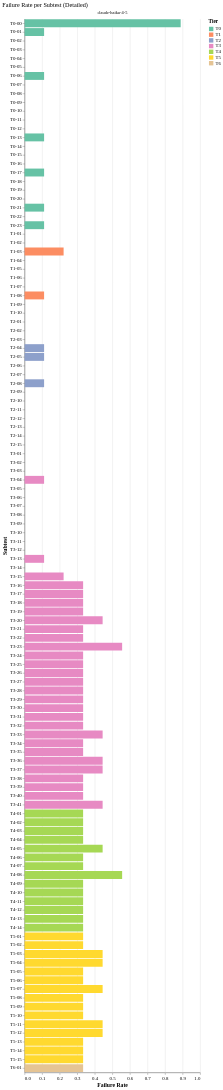

This figure's Vega-Lite source:
### Vega-Lite specification from a JSON file in a GitHub repository (floating-point values rounded to 4 significant figures)
{"config": {"font": "serif", "axis": {"labelFontSize": 11, "titleFontSize": 13, "gridColor": "#e0e0e0", "domainColor": "#333333"}, "legend": {"labelFontSize": 11, "titleFontSize": 12}, "title": {"fontSize": 14, "anchor": "start", "fontWeight": "normal"}, "view": {"stroke": null, "continuousWidth": 400, "continuousHeight": 300}, "mark": {"tooltip": true}}, "data": {"name": "data-38d6070105bafae6bd357bb3e107a207"}, "facet": {"column": {"field": "agent_model", "title": null, "type": "nominal"}}, "spec": {"mark": {"type": "bar"}, "encoding": {"color": {"field": "tier", "scale": {"domain": ["T0", "T1", "T2", "T3", "T4", "T5", "T6"], "range": ["#66c2a5", "#fc8d62", "#8da0cb", "#e78ac3", "#a6d854", "#ffd92f", "#e5c494"]}, "sort": ["T0", "T1", "T2", "T3", "T4", "T5", "T6"], "title": "Tier", "type": "nominal"}, "tooltip": [{"field": "tier", "title": "Tier", "type": "ordinal"}, {"field": "subtest", "title": "Subtest", "type": "ordinal"}, {"field": "failure_rate", "format": ".2%", "title": "Failure Rate", "type": "quantitative"}, {"field": "n_runs", "title": "Runs", "type": "quantitative"}], "x": {"field": "failure_rate", "scale": {"domain": [0, 1]}, "title": "Failure Rate", "type": "quantitative"}, "y": {"field": "subtest_label", "sort": {"field": "tier", "order": "ascending"}, "title": "Subtest", "type": "nominal"}}}, "resolve": {"scale": {"y": "independent"}}, "title": "Failure Rate per Subtest (Detailed)", "$schema": "https://vega.github.io/schema/vega-lite/v6.1.0.json", "datasets": {"data-38d6070105bafae6bd357bb3e107a207": [{"agent_model": "claude-haiku-4-5", "tier": "T0", "subtest": "00", "subtest_label": "T0-00", "failure_rate": 0.8889, "n_runs": 9}, {"agent_model": "claude-haiku-4-5", "tier": "T0", "subtest": "01", "subtest_label": "T0-01", "failure_rate": 0.1111, "n_runs": 9}, {"agent_model": "claude-haiku-4-5", "tier": "T0", "subtest": "02", "subtest_label": "T0-02", "failure_rate": 0.0, "n_runs": 9}, {"agent_model": "claude-haiku-4-5", "tier": "T0", "subtest": "03", "subtest_label": "T0-03", "failure_rate": 0.0, "n_runs": 9}, {"agent_model": "claude-haiku-4-5", "tier": "T0", "subtest": "04", "subtest_label": "T0-04", "failure_rate": 0.0, "n_runs": 9}, {"agent_model": "claude-haiku-4-5", "tier": "T0", "subtest": "05", "subtest_label": "T0-05", "failure_rate": 0.0, "n_runs": 9}, {"agent_model": "claude-haiku-4-5", "tier": "T0", "subtest": "06", "subtest_label": "T0-06", "failure_rate": 0.1111, "n_runs": 9}, {"agent_model": "claude-haiku-4-5", "tier": "T0", "subtest": "07", "subtest_label": "T0-07", "failure_rate": 0.0, "n_runs": 9}, {"agent_model": "claude-haiku-4-5", "tier": "T0", "subtest": "08", "subtest_label": "T0-08", "failure_rate": 0.0, "n_runs": 9}, {"agent_model": "claude-haiku-4-5", "tier": "T0", "subtest": "09", "subtest_label": "T0-09", "failure_rate": 0.0, "n_runs": 9}, {"agent_model": "claude-haiku-4-5", "tier": "T0", "subtest": "10", "subtest_label": "T0-10", "failure_rate": 0.0, "n_runs": 9}, {"agent_model": "claude-haiku-4-5", "tier": "T0", "subtest": "11", "subtest_label": "T0-11", "failure_rate": 0.0, "n_runs": 9}, {"agent_model": "claude-haiku-4-5", "tier": "T0", "subtest": "12", "subtest_label": "T0-12", "failure_rate": 0.0, "n_runs": 9}, {"agent_model": "claude-haiku-4-5", "tier": "T0", "subtest": "13", "subtest_label": "T0-13", "failure_rate": 0.1111, "n_runs": 9}, {"agent_model": "claude-haiku-4-5", "tier": "T0", "subtest": "14", "subtest_label": "T0-14", "failure_rate": 0.0, "n_runs": 9}, {"agent_model": "claude-haiku-4-5", "tier": "T0", "subtest": "15", "subtest_label": "T0-15", "failure_rate": 0.0, "n_runs": 9}, {"agent_model": "claude-haiku-4-5", "tier": "T0", "subtest": "16", "subtest_label": "T0-16", "failure_rate": 0.0, "n_runs": 9}, {"agent_model": "claude-haiku-4-5", "tier": "T0", "subtest": "17", "subtest_label": "T0-17", "failure_rate": 0.1111, "n_runs": 9}, {"agent_model": "claude-haiku-4-5", "tier": "T0", "subtest": "18", "subtest_label": "T0-18", "failure_rate": 0.0, "n_runs": 9}, {"agent_model": "claude-haiku-4-5", "tier": "T0", "subtest": "19", "subtest_label": "T0-19", "failure_rate": 0.0, "n_runs": 9}, {"agent_model": "claude-haiku-4-5", "tier": "T0", "subtest": "20", "subtest_label": "T0-20", "failure_rate": 0.0, "n_runs": 9}, {"agent_model": "claude-haiku-4-5", "tier": "T0", "subtest": "21", "subtest_label": "T0-21", "failure_rate": 0.1111, "n_runs": 9}, {"agent_model": "claude-haiku-4-5", "tier": "T0", "subtest": "22", "subtest_label": "T0-22", "failure_rate": 0.0, "n_runs": 9}, {"agent_model": "claude-haiku-4-5", "tier": "T0", "subtest": "23", "subtest_label": "T0-23", "failure_rate": 0.1111, "n_runs": 9}, {"agent_model": "claude-haiku-4-5", "tier": "T1", "subtest": "01", "subtest_label": "T1-01", "failure_rate": 0.0, "n_runs": 9}, {"agent_model": "claude-haiku-4-5", "tier": "T1", "subtest": "02", "subtest_label": "T1-02", "failure_rate": 0.0, "n_runs": 9}, {"agent_model": "claude-haiku-4-5", "tier": "T1", "subtest": "03", "subtest_label": "T1-03", "failure_rate": 0.2222, "n_runs": 9}, {"agent_model": "claude-haiku-4-5", "tier": "T1", "subtest": "04", "subtest_label": "T1-04", "failure_rate": 0.0, "n_runs": 9}, {"agent_model": "claude-haiku-4-5", "tier": "T1", "subtest": "05", "subtest_label": "T1-05", "failure_rate": 0.0, "n_runs": 9}, {"agent_model": "claude-haiku-4-5", "tier": "T1", "subtest": "06", "subtest_label": "T1-06", "failure_rate": 0.0, "n_runs": 9}, {"agent_model": "claude-haiku-4-5", "tier": "T1", "subtest": "07", "subtest_label": "T1-07", "failure_rate": 0.0, "n_runs": 9}, {"agent_model": "claude-haiku-4-5", "tier": "T1", "subtest": "08", "subtest_label": "T1-08", "failure_rate": 0.1111, "n_runs": 9}, {"agent_model": "claude-haiku-4-5", "tier": "T1", "subtest": "09", "subtest_label": "T1-09", "failure_rate": 0.0, "n_runs": 9}, {"agent_model": "claude-haiku-4-5", "tier": "T1", "subtest": "10", "subtest_label": "T1-10", "failure_rate": 0.0, "n_runs": 9}, {"agent_model": "claude-haiku-4-5", "tier": "T2", "subtest": "01", "subtest_label": "T2-01", "failure_rate": 0.0, "n_runs": 9}, {"agent_model": "claude-haiku-4-5", "tier": "T2", "subtest": "02", "subtest_label": "T2-02", "failure_rate": 0.0, "n_runs": 9}, {"agent_model": "claude-haiku-4-5", "tier": "T2", "subtest": "03", "subtest_label": "T2-03", "failure_rate": 0.0, "n_runs": 9}, {"agent_model": "claude-haiku-4-5", "tier": "T2", "subtest": "04", "subtest_label": "T2-04", "failure_rate": 0.1111, "n_runs": 9}, {"agent_model": "claude-haiku-4-5", "tier": "T2", "subtest": "05", "subtest_label": "T2-05", "failure_rate": 0.1111, "n_runs": 9}, {"agent_model": "claude-haiku-4-5", "tier": "T2", "subtest": "06", "subtest_label": "T2-06", "failure_rate": 0.0, "n_runs": 9}, {"agent_model": "claude-haiku-4-5", "tier": "T2", "subtest": "07", "subtest_label": "T2-07", "failure_rate": 0.0, "n_runs": 9}, {"agent_model": "claude-haiku-4-5", "tier": "T2", "subtest": "08", "subtest_label": "T2-08", "failure_rate": 0.1111, "n_runs": 9}, {"agent_model": "claude-haiku-4-5", "tier": "T2", "subtest": "09", "subtest_label": "T2-09", "failure_rate": 0.0, "n_runs": 9}, {"agent_model": "claude-haiku-4-5", "tier": "T2", "subtest": "10", "subtest_label": "T2-10", "failure_rate": 0.0, "n_runs": 9}, {"agent_model": "claude-haiku-4-5", "tier": "T2", "subtest": "11", "subtest_label": "T2-11", "failure_rate": 0.0, "n_runs": 9}, {"agent_model": "claude-haiku-4-5", "tier": "T2", "subtest": "12", "subtest_label": "T2-12", "failure_rate": 0.0, "n_runs": 9}, {"agent_model": "claude-haiku-4-5", "tier": "T2", "subtest": "13", "subtest_label": "T2-13", "failure_rate": 0.0, "n_runs": 9}, {"agent_model": "claude-haiku-4-5", "tier": "T2", "subtest": "14", "subtest_label": "T2-14", "failure_rate": 0.0, "n_runs": 9}, {"agent_model": "claude-haiku-4-5", "tier": "T2", "subtest": "15", "subtest_label": "T2-15", "failure_rate": 0.0, "n_runs": 9}, {"agent_model": "claude-haiku-4-5", "tier": "T3", "subtest": "01", "subtest_label": "T3-01", "failure_rate": 0.0, "n_runs": 9}, {"agent_model": "claude-haiku-4-5", "tier": "T3", "subtest": "02", "subtest_label": "T3-02", "failure_rate": 0.0, "n_runs": 9}, {"agent_model": "claude-haiku-4-5", "tier": "T3", "subtest": "03", "subtest_label": "T3-03", "failure_rate": 0.0, "n_runs": 9}, {"agent_model": "claude-haiku-4-5", "tier": "T3", "subtest": "04", "subtest_label": "T3-04", "failure_rate": 0.1111, "n_runs": 9}, {"agent_model": "claude-haiku-4-5", "tier": "T3", "subtest": "05", "subtest_label": "T3-05", "failure_rate": 0.0, "n_runs": 9}, {"agent_model": "claude-haiku-4-5", "tier": "T3", "subtest": "06", "subtest_label": "T3-06", "failure_rate": 0.0, "n_runs": 9}, {"agent_model": "claude-haiku-4-5", "tier": "T3", "subtest": "07", "subtest_label": "T3-07", "failure_rate": 0.0, "n_runs": 9}, {"agent_model": "claude-haiku-4-5", "tier": "T3", "subtest": "08", "subtest_label": "T3-08", "failure_rate": 0.0, "n_runs": 9}, {"agent_model": "claude-haiku-4-5", "tier": "T3", "subtest": "09", "subtest_label": "T3-09", "failure_rate": 0.0, "n_runs": 9}, {"agent_model": "claude-haiku-4-5", "tier": "T3", "subtest": "10", "subtest_label": "T3-10", "failure_rate": 0.0, "n_runs": 9}, {"agent_model": "claude-haiku-4-5", "tier": "T3", "subtest": "11", "subtest_label": "T3-11", "failure_rate": 0.0, "n_runs": 9}, {"agent_model": "claude-haiku-4-5", "tier": "T3", "subtest": "12", "subtest_label": "T3-12", "failure_rate": 0.0, "n_runs": 9}, {"agent_model": "claude-haiku-4-5", "tier": "T3", "subtest": "13", "subtest_label": "T3-13", "failure_rate": 0.1111, "n_runs": 9}, {"agent_model": "claude-haiku-4-5", "tier": "T3", "subtest": "14", "subtest_label": "T3-14", "failure_rate": 0.0, "n_runs": 9}, {"agent_model": "claude-haiku-4-5", "tier": "T3", "subtest": "15", "subtest_label": "T3-15", "failure_rate": 0.2222, "n_runs": 9}, {"agent_model": "claude-haiku-4-5", "tier": "T3", "subtest": "16", "subtest_label": "T3-16", "failure_rate": 0.3333, "n_runs": 9}, {"agent_model": "claude-haiku-4-5", "tier": "T3", "subtest": "17", "subtest_label": "T3-17", "failure_rate": 0.3333, "n_runs": 9}, {"agent_model": "claude-haiku-4-5", "tier": "T3", "subtest": "18", "subtest_label": "T3-18", "failure_rate": 0.3333, "n_runs": 9}, {"agent_model": "claude-haiku-4-5", "tier": "T3", "subtest": "19", "subtest_label": "T3-19", "failure_rate": 0.3333, "n_runs": 9}, {"agent_model": "claude-haiku-4-5", "tier": "T3", "subtest": "20", "subtest_label": "T3-20", "failure_rate": 0.4444, "n_runs": 9}, {"agent_model": "claude-haiku-4-5", "tier": "T3", "subtest": "21", "subtest_label": "T3-21", "failure_rate": 0.3333, "n_runs": 9}, {"agent_model": "claude-haiku-4-5", "tier": "T3", "subtest": "22", "subtest_label": "T3-22", "failure_rate": 0.3333, "n_runs": 9}, {"agent_model": "claude-haiku-4-5", "tier": "T3", "subtest": "23", "subtest_label": "T3-23", "failure_rate": 0.5556, "n_runs": 9}, {"agent_model": "claude-haiku-4-5", "tier": "T3", "subtest": "24", "subtest_label": "T3-24", "failure_rate": 0.3333, "n_runs": 9}, {"agent_model": "claude-haiku-4-5", "tier": "T3", "subtest": "25", "subtest_label": "T3-25", "failure_rate": 0.3333, "n_runs": 9}, {"agent_model": "claude-haiku-4-5", "tier": "T3", "subtest": "26", "subtest_label": "T3-26", "failure_rate": 0.3333, "n_runs": 9}, {"agent_model": "claude-haiku-4-5", "tier": "T3", "subtest": "27", "subtest_label": "T3-27", "failure_rate": 0.3333, "n_runs": 9}, {"agent_model": "claude-haiku-4-5", "tier": "T3", "subtest": "28", "subtest_label": "T3-28", "failure_rate": 0.3333, "n_runs": 9}, {"agent_model": "claude-haiku-4-5", "tier": "T3", "subtest": "29", "subtest_label": "T3-29", "failure_rate": 0.3333, "n_runs": 9}, {"agent_model": "claude-haiku-4-5", "tier": "T3", "subtest": "30", "subtest_label": "T3-30", "failure_rate": 0.3333, "n_runs": 9}, {"agent_model": "claude-haiku-4-5", "tier": "T3", "subtest": "31", "subtest_label": "T3-31", "failure_rate": 0.3333, "n_runs": 9}, {"agent_model": "claude-haiku-4-5", "tier": "T3", "subtest": "32", "subtest_label": "T3-32", "failure_rate": 0.3333, "n_runs": 9}, {"agent_model": "claude-haiku-4-5", "tier": "T3", "subtest": "33", "subtest_label": "T3-33", "failure_rate": 0.4444, "n_runs": 9}, {"agent_model": "claude-haiku-4-5", "tier": "T3", "subtest": "34", "subtest_label": "T3-34", "failure_rate": 0.3333, "n_runs": 9}, {"agent_model": "claude-haiku-4-5", "tier": "T3", "subtest": "35", "subtest_label": "T3-35", "failure_rate": 0.3333, "n_runs": 9}, {"agent_model": "claude-haiku-4-5", "tier": "T3", "subtest": "36", "subtest_label": "T3-36", "failure_rate": 0.4444, "n_runs": 9}, {"agent_model": "claude-haiku-4-5", "tier": "T3", "subtest": "37", "subtest_label": "T3-37", "failure_rate": 0.4444, "n_runs": 9}, {"agent_model": "claude-haiku-4-5", "tier": "T3", "subtest": "38", "subtest_label": "T3-38", "failure_rate": 0.3333, "n_runs": 9}, {"agent_model": "claude-haiku-4-5", "tier": "T3", "subtest": "39", "subtest_label": "T3-39", "failure_rate": 0.3333, "n_runs": 9}, {"agent_model": "claude-haiku-4-5", "tier": "T3", "subtest": "40", "subtest_label": "T3-40", "failure_rate": 0.3333, "n_runs": 9}, {"agent_model": "claude-haiku-4-5", "tier": "T3", "subtest": "41", "subtest_label": "T3-41", "failure_rate": 0.4444, "n_runs": 9}, {"agent_model": "claude-haiku-4-5", "tier": "T4", "subtest": "01", "subtest_label": "T4-01", "failure_rate": 0.3333, "n_runs": 9}, {"agent_model": "claude-haiku-4-5", "tier": "T4", "subtest": "02", "subtest_label": "T4-02", "failure_rate": 0.3333, "n_runs": 9}, {"agent_model": "claude-haiku-4-5", "tier": "T4", "subtest": "03", "subtest_label": "T4-03", "failure_rate": 0.3333, "n_runs": 9}, {"agent_model": "claude-haiku-4-5", "tier": "T4", "subtest": "04", "subtest_label": "T4-04", "failure_rate": 0.3333, "n_runs": 9}, {"agent_model": "claude-haiku-4-5", "tier": "T4", "subtest": "05", "subtest_label": "T4-05", "failure_rate": 0.4444, "n_runs": 9}, {"agent_model": "claude-haiku-4-5", "tier": "T4", "subtest": "06", "subtest_label": "T4-06", "failure_rate": 0.3333, "n_runs": 9}, {"agent_model": "claude-haiku-4-5", "tier": "T4", "subtest": "07", "subtest_label": "T4-07", "failure_rate": 0.3333, "n_runs": 9}, {"agent_model": "claude-haiku-4-5", "tier": "T4", "subtest": "08", "subtest_label": "T4-08", "failure_rate": 0.5556, "n_runs": 9}, {"agent_model": "claude-haiku-4-5", "tier": "T4", "subtest": "09", "subtest_label": "T4-09", "failure_rate": 0.3333, "n_runs": 9}, {"agent_model": "claude-haiku-4-5", "tier": "T4", "subtest": "10", "subtest_label": "T4-10", "failure_rate": 0.3333, "n_runs": 9}, {"agent_model": "claude-haiku-4-5", "tier": "T4", "subtest": "11", "subtest_label": "T4-11", "failure_rate": 0.3333, "n_runs": 9}, {"agent_model": "claude-haiku-4-5", "tier": "T4", "subtest": "12", "subtest_label": "T4-12", "failure_rate": 0.3333, "n_runs": 9}, {"agent_model": "claude-haiku-4-5", "tier": "T4", "subtest": "13", "subtest_label": "T4-13", "failure_rate": 0.3333, "n_runs": 9}, {"agent_model": "claude-haiku-4-5", "tier": "T4", "subtest": "14", "subtest_label": "T4-14", "failure_rate": 0.3333, "n_runs": 9}, {"agent_model": "claude-haiku-4-5", "tier": "T5", "subtest": "01", "subtest_label": "T5-01", "failure_rate": 0.3333, "n_runs": 9}, {"agent_model": "claude-haiku-4-5", "tier": "T5", "subtest": "02", "subtest_label": "T5-02", "failure_rate": 0.3333, "n_runs": 9}, {"agent_model": "claude-haiku-4-5", "tier": "T5", "subtest": "03", "subtest_label": "T5-03", "failure_rate": 0.4444, "n_runs": 9}, {"agent_model": "claude-haiku-4-5", "tier": "T5", "subtest": "04", "subtest_label": "T5-04", "failure_rate": 0.4444, "n_runs": 9}, {"agent_model": "claude-haiku-4-5", "tier": "T5", "subtest": "05", "subtest_label": "T5-05", "failure_rate": 0.3333, "n_runs": 9}, {"agent_model": "claude-haiku-4-5", "tier": "T5", "subtest": "06", "subtest_label": "T5-06", "failure_rate": 0.3333, "n_runs": 9}, {"agent_model": "claude-haiku-4-5", "tier": "T5", "subtest": "07", "subtest_label": "T5-07", "failure_rate": 0.4444, "n_runs": 9}, {"agent_model": "claude-haiku-4-5", "tier": "T5", "subtest": "08", "subtest_label": "T5-08", "failure_rate": 0.3333, "n_runs": 9}, {"agent_model": "claude-haiku-4-5", "tier": "T5", "subtest": "09", "subtest_label": "T5-09", "failure_rate": 0.3333, "n_runs": 9}, {"agent_model": "claude-haiku-4-5", "tier": "T5", "subtest": "10", "subtest_label": "T5-10", "failure_rate": 0.3333, "n_runs": 9}, {"agent_model": "claude-haiku-4-5", "tier": "T5", "subtest": "11", "subtest_label": "T5-11", "failure_rate": 0.4444, "n_runs": 9}, {"agent_model": "claude-haiku-4-5", "tier": "T5", "subtest": "12", "subtest_label": "T5-12", "failure_rate": 0.4444, "n_runs": 9}, {"agent_model": "claude-haiku-4-5", "tier": "T5", "subtest": "13", "subtest_label": "T5-13", "failure_rate": 0.3333, "n_runs": 9}, {"agent_model": "claude-haiku-4-5", "tier": "T5", "subtest": "14", "subtest_label": "T5-14", "failure_rate": 0.3333, "n_runs": 9}, {"agent_model": "claude-haiku-4-5", "tier": "T5", "subtest": "15", "subtest_label": "T5-15", "failure_rate": 0.3333, "n_runs": 9}, {"agent_model": "claude-haiku-4-5", "tier": "T6", "subtest": "01", "subtest_label": "T6-01", "failure_rate": 0.3333, "n_runs": 9}]}}
